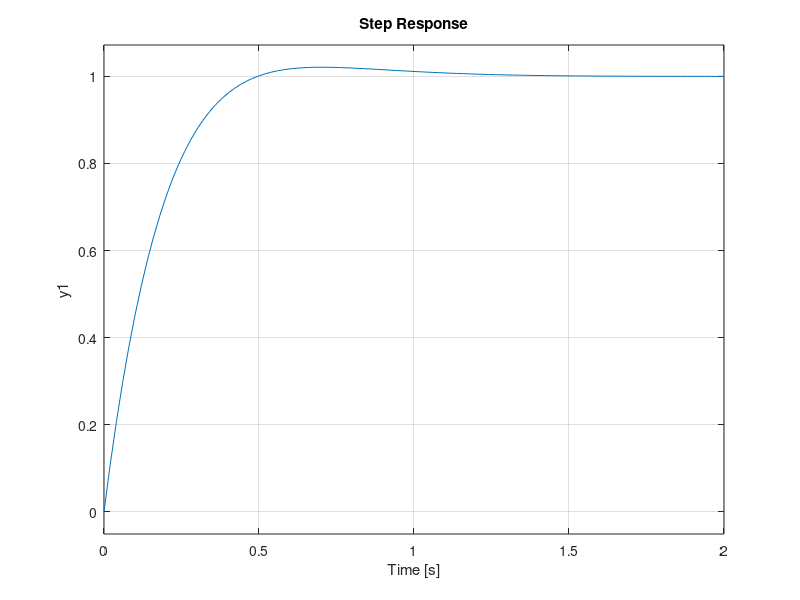

Reproduce this figure in MATLAB.
g=tf([6.66],[1 3.33 0])
wn=5;
kp=3.75;
s=tf('s');
for zeta=0.9:0.1:0.9
kd=(2*zeta*wn-3.33)/6.66
ts=kp+kd*s;
gcl=series(ts,g);
gcl=feedback(gcl,1)
step(gcl)
    hold on
end